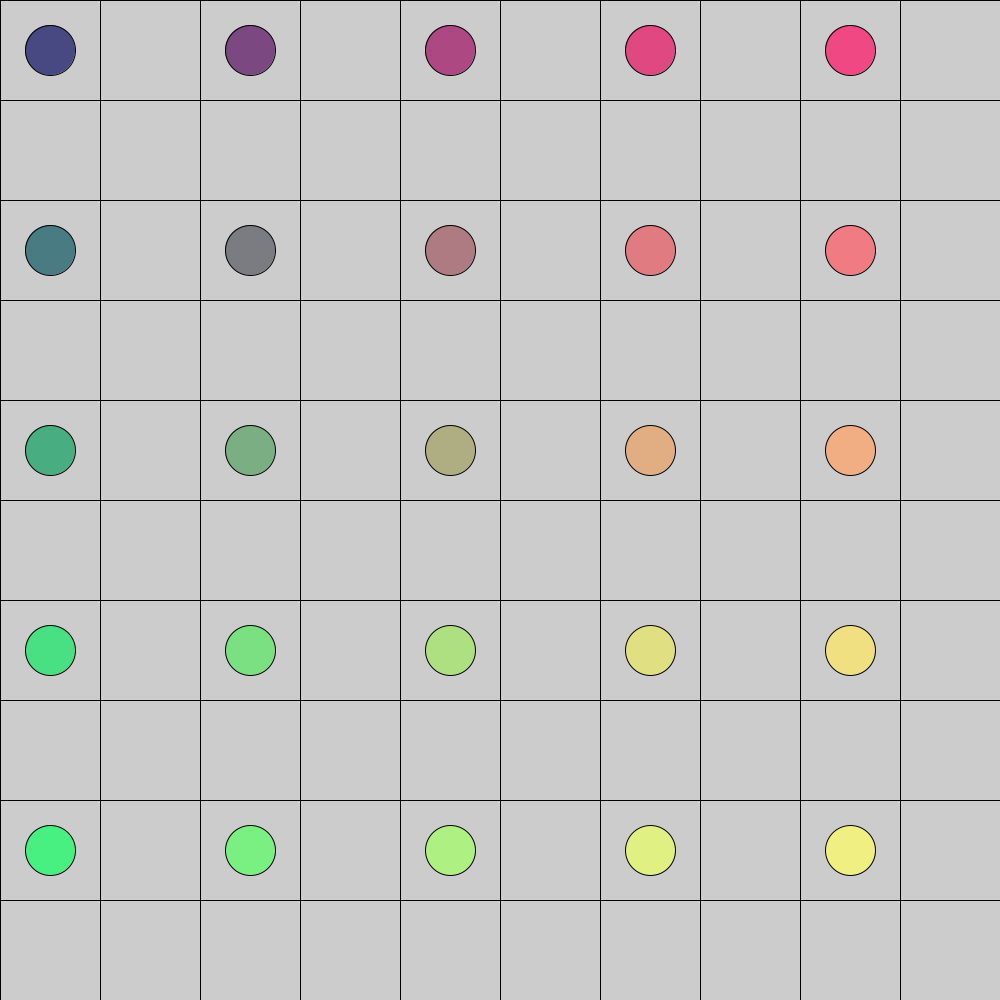
Frame 1 (no input)
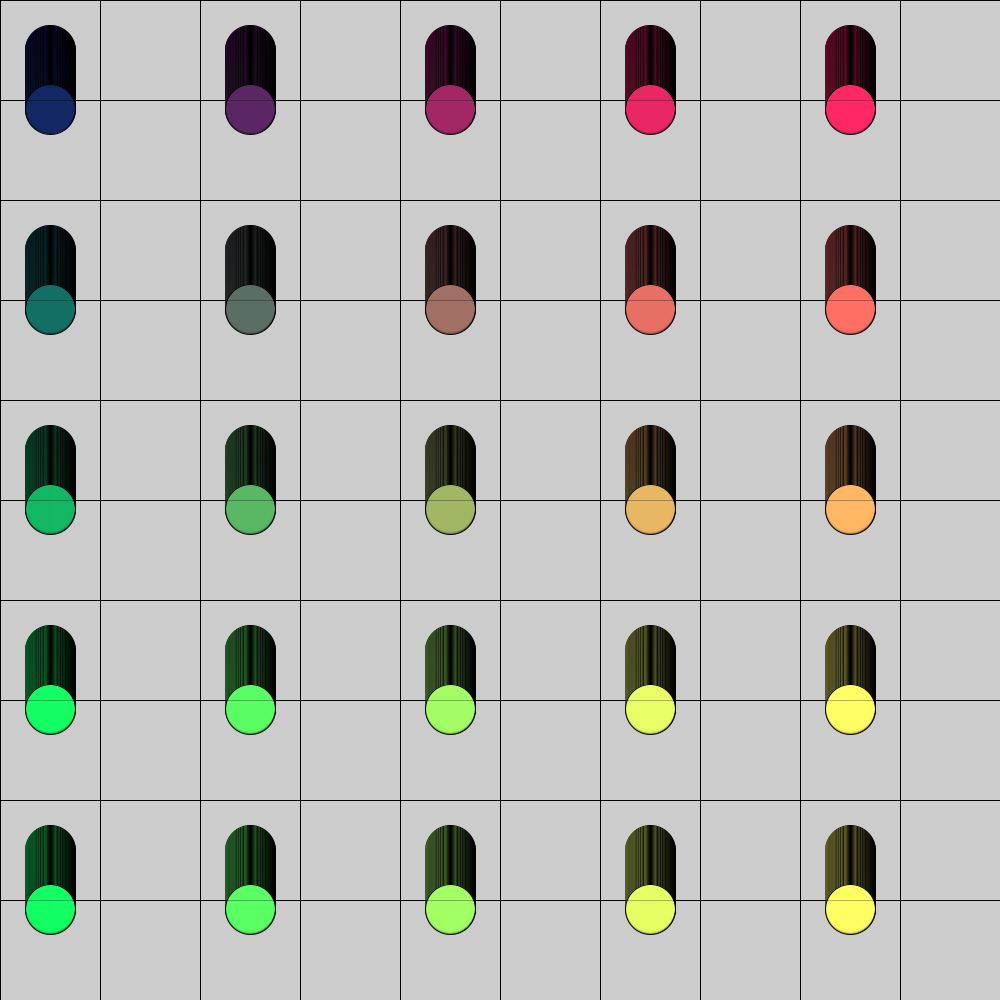
Frame 60 (the mouse pressed at the canvas centre just before this capture)
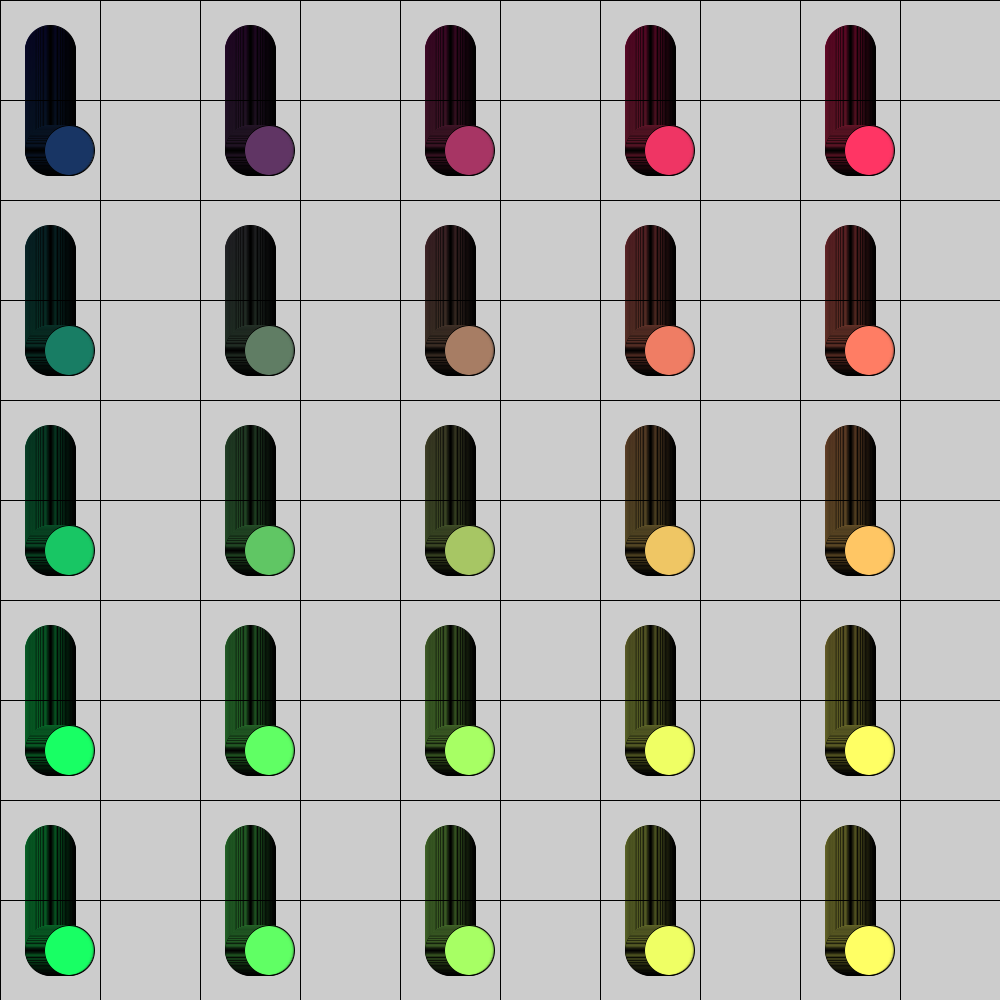
Frame 120 (the mouse held since frame 60 and released just before this capture)

The Processing sketch that drew these frames (run headless with seeded random() and noise(); from frame 60 on, the mouse is pressed at the canvas centre):

// Processing sketch: BackgroundColorTester
// ── BackgroundColorTester.pde
PVector[][] dots;

float radius = 50;

int step;
float currentStep = 0;
float increment = 1.0;

boolean bMovedown = true;

color pixelColor;
PGraphics pg;

void setup(){
  size(1000, 1000);
  
  step = width/10;
  //dots = new PVector[width][height];
  
  dots = new PVector[width/step][height/step];
  for(int x = 0; x < width/step; x += 2){
    for(int y = 0; y < height/step; y += 2){
      dots[x][y] = new PVector(step*x + step/2, step*y + step/2);
    }
  }
  
  pg = createGraphics(360, 360);
  pg.colorMode(HSB);
  pg.beginDraw();
  
  for(int x = 0; x < width; x++){
    for(int y = 0; y < height; y ++){
      
      pixelColor = color(x, y, 100);
      pg.stroke(pixelColor);
      pg.point(x, y);
      
    }
  }
  
  pg.endDraw();
  
}

void draw(){
  //fill(125, 50);
  //rect(0, 0, width, height);
  //image(pg, 0, 0, width, height);
  
  drawGrid();
  
  for(int x = 0; x < width/step; x += 2){
    for(int y = 0; y < height/step; y += 2){
      float pixelX = map(dots[x][y].x, 0, width, 0, 360);
      float pixelY = map(dots[x][y].y, 0, height, 0, 360);
      fill(pg.get(int(pixelX), int(pixelY)));
      circle(dots[x][y].x, dots[x][y].y, radius);
    }
  }
  
  if(currentStep >= step){
    bMovedown = !bMovedown;
    currentStep = 0;
  }
  
  if(bMovedown){
    moveDown();
  }
  else {
    moveRight();
  }
  currentStep += increment;
  
}

void drawGrid(){
  for(int x = 0; x <= width; x += step){
    line(x, 0, x, height); 
  }
  for(int y = 0; y <= height; y += step){
    line(0, y, width, y); 
  }
}

void moveDown(){
  for(int x = 0; x < width/step; x += 2){
    for(int y = 0; y < height/step; y += 2){
      dots[x][y].add(0, increment);
    }
  }
}

void moveRight(){
  for(int x = 0; x < width/step; x += 2){
    for(int y = 0; y < height/step; y += 2){
      dots[x][y].add(increment, 0);
    }
  }
}
